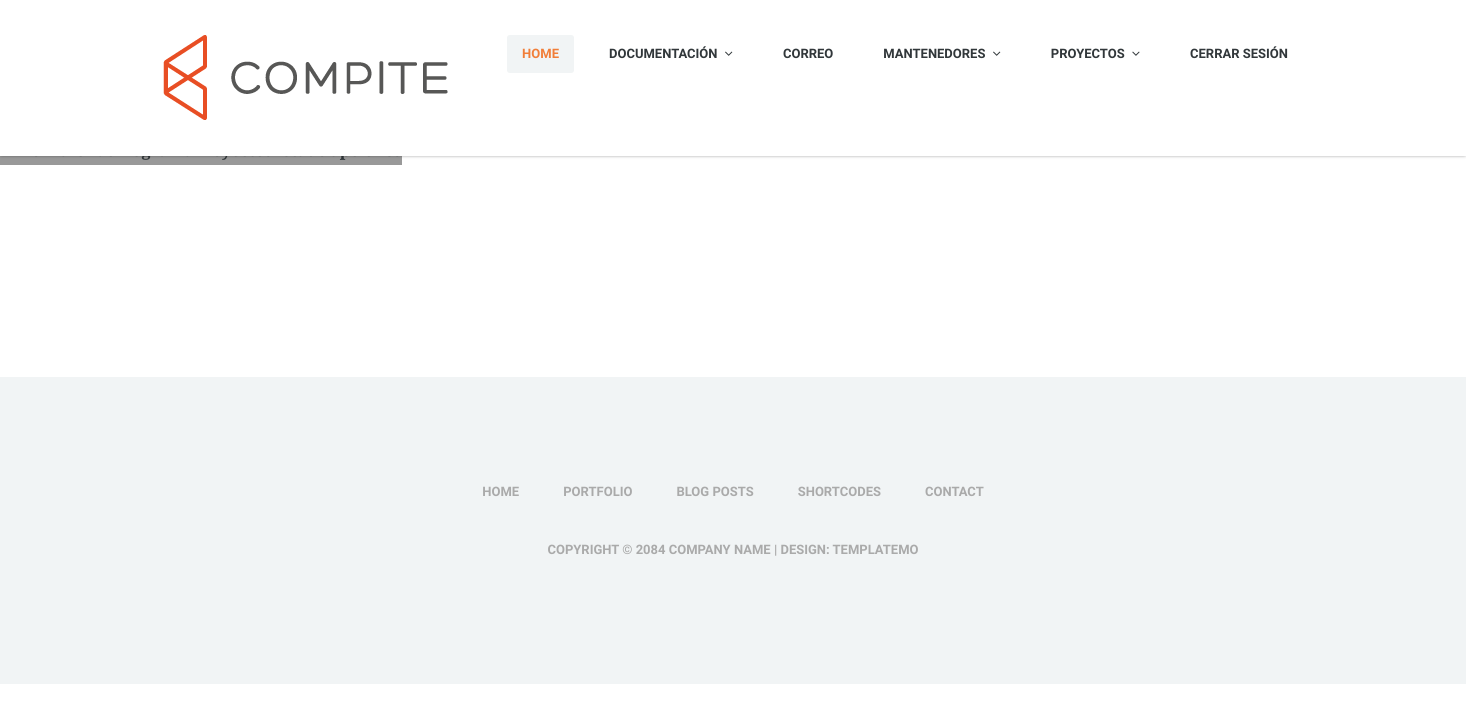
/asignacion_proyecto.php (signed in), run on an earlier commit of the app's database.
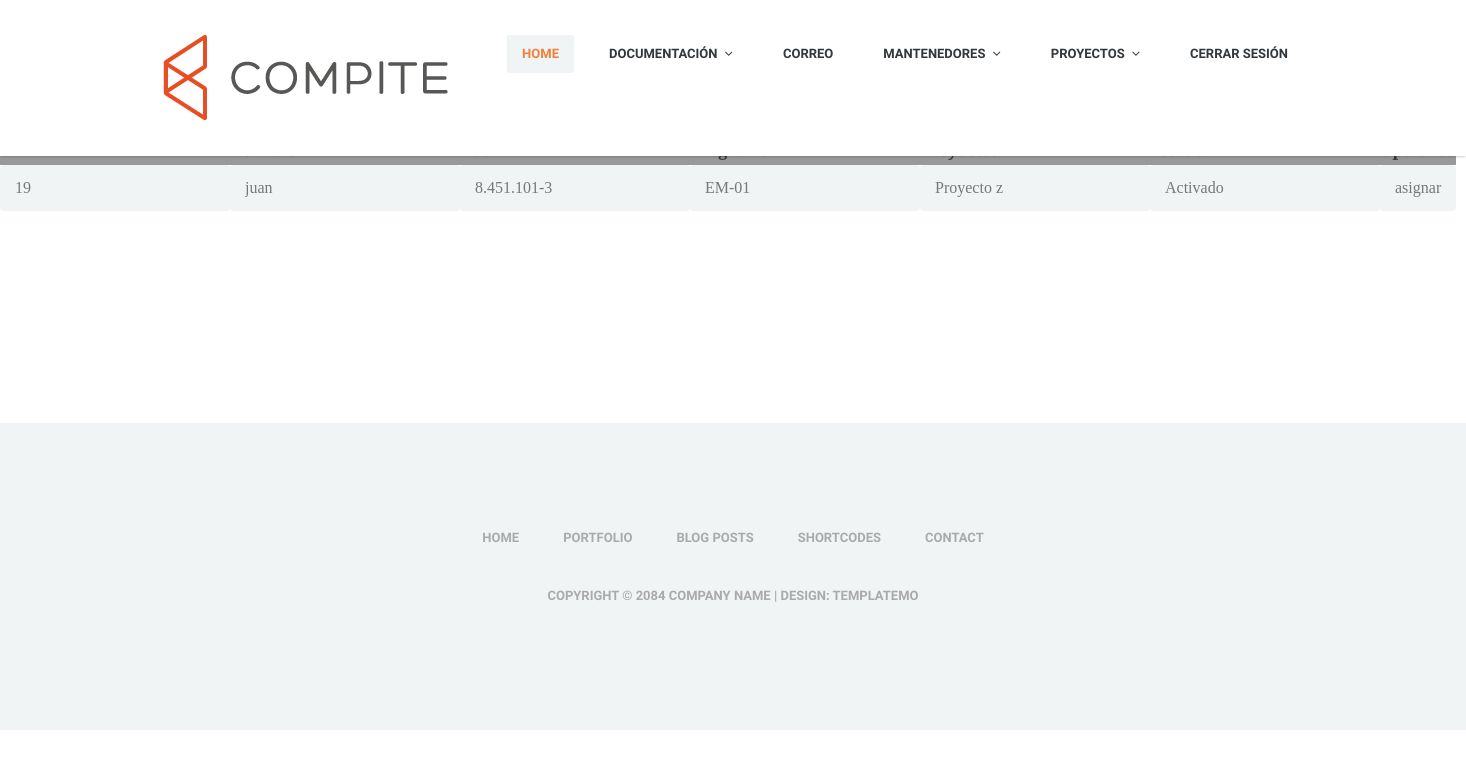
And on a later commit of the database.
### tables this page shows
CREATE TABLE `usuario` (
  `id_usuario` int(11) NOT NULL auto_increment,
  `nombre_usuario` varchar(50) NOT NULL,
  `rut_usuario` varchar(12) default NULL,
  `correo_usuario` varchar(45) default NULL,
  `pw_usuario` varchar(11) default NULL,
  `rol_usuario` varchar(45) default NULL,
  `proyecto` varchar(45) default NULL,
  `telefono_usuario` varchar(45) default NULL,
  `programa` varchar(30) default NULL,
  `estado` varchar(30) default 'Desactivado',
  PRIMARY KEY  (`id_usuario`)
);

### asignacion_proyecto.php (the view, shortened to what this page needs)
<!DOCTYPE html>
<html lang="en-US">
<head>
  <link rel="stylesheet" href="bootstrap/bootstrap.css">
  <link rel="stylesheet" href="css/misc.css">
  <link rel="stylesheet" href="css/orange-scheme.css">
  <link rel="stylesheet" href="css/estilo.css">
</head>
<body>
  <header class="site-header clearfix">
    <div class="container">
      <div class="row">
        <div class="col-md-12">
          <div class="pull-left logo">
            <a href="index.php">
              <img src="img/compite2.png" alt="Medigo by templatemo">
            </a>
          </div>
          <div class="main-navigation pull-right">
            <nav class="main-nav visible-md visible-lg">
              <ul class="sf-menu">
                <li class="active"><a href="index2.php">Home</a></li>
                      <li><a href="#">Documentación</a>
                      </li>
                      <li><a href="#">Correo</a>
                      </li>
                      <li><a href="archives.html">Mantenedores</a>
                      </li>
                         <li><a href="#">Proyectos</a>
                      </li>
                        <li><a href="desconectar_usuario.php">Cerrar sesión</a>
                </li>
              </ul>
            </nav>
          </div>
        </div>
      </div>
    </div>
  </header>
<div class="asignacion" >
  <h1>Asignacion de Proyecto</h1>
       <?php
   require('conexion.php');
    $query="SELECT *  FROM usuario where rol_usuario!='Admin' ";
    $resultado=$conex->query($query);
?>
  <p align="center">
  </p>
  <table width="300" border="1" align="center">
    <tr>
      <td width="141" bgcolor="#999999"><strong>ID</strong></td>
      <td width="141" bgcolor="#999999"><strong>Nombre</strong></td>
      <td width="144" bgcolor="#999999"><strong>Rut</strong></td>
      <td width="144" bgcolor="#999999"><strong>Programa</strong></td>
      <td width="147" bgcolor="#999999"><strong>Proyectos</strong></td>
      <td width="147" bgcolor="#999999"><strong>Estado</strong></td>
      <td width="147" bgcolor="#999999"><strong>Opciones</strong></td>
    </tr>
    <?php while($row=$resultado->fetch_assoc()){ ?>
    <tr>
  <td>
      <input type="text"   value="<?php echo $row['id_usuario'];?>"  readonly/>
  </td>
      <td>
      <input type="text"   value="<?php echo $row['nombre_usuario'];?>"   readonly/>
      </td>
         <td>
      <input type="text"   value="<?php echo $row['rut_usuario'];?>"  readonly/>
      </td>
       <td>
      <input type="text"   value="<?php echo $row['programa'];?>"  readonly/>
      </td>
       <td>
      <input type="text"   value="<?php echo $row['proyecto'];?>"  readonly/>
      </td>
      <td>
      <input type="text"   value="<?php echo $row['estado'];?>"   readonly/>
      </td>
    <td>
   <input  type="button" onClick="rellenarModal('<?php echo $row['id_usuario']; ?>');" data-toggle="modal" data-target="#modal" value="asignar">
    </td>
    </tr>
    <?php }   ?>
  </table>
  <p>&nbsp;</p>
  <p>&nbsp;</p>
  <p>&nbsp;</p>
  <p>&nbsp;</p>
</div>
  <footer class="site-footer">
    <div class="container">
      <div class="row">
        <div class="col-md-12">
          <nav class="footer-nav clearfix">
            <ul class="footer-menu">
              <li><a href="index.html">Home</a></li>
              <li><a href="portfolio.html">Portfolio</a></li>
              <li><a href="blog.html">Blog Posts</a></li>
              <li><a href="archives.html">Shortcodes</a></li>
              <li><a href="contact.html">Contact</a></li>
            </ul>
          </nav>
        </div>
      </div>
      <div class="row">
        <div class="col-md-12">
          <p class="copyright-text">Copyright &copy; 2084 Company Name
                    | Design: templatemo</p>
        </div>
      </div>
    </div>
  </footer>
</body>
</html>

What changed in the data, as far as the page shows it:
added usuario: id_usuario "19", nombre_usuario "juan", rut_usuario "8.451.101-3", programa "EM-01", proyecto "Proyecto z", estado "Activado"
